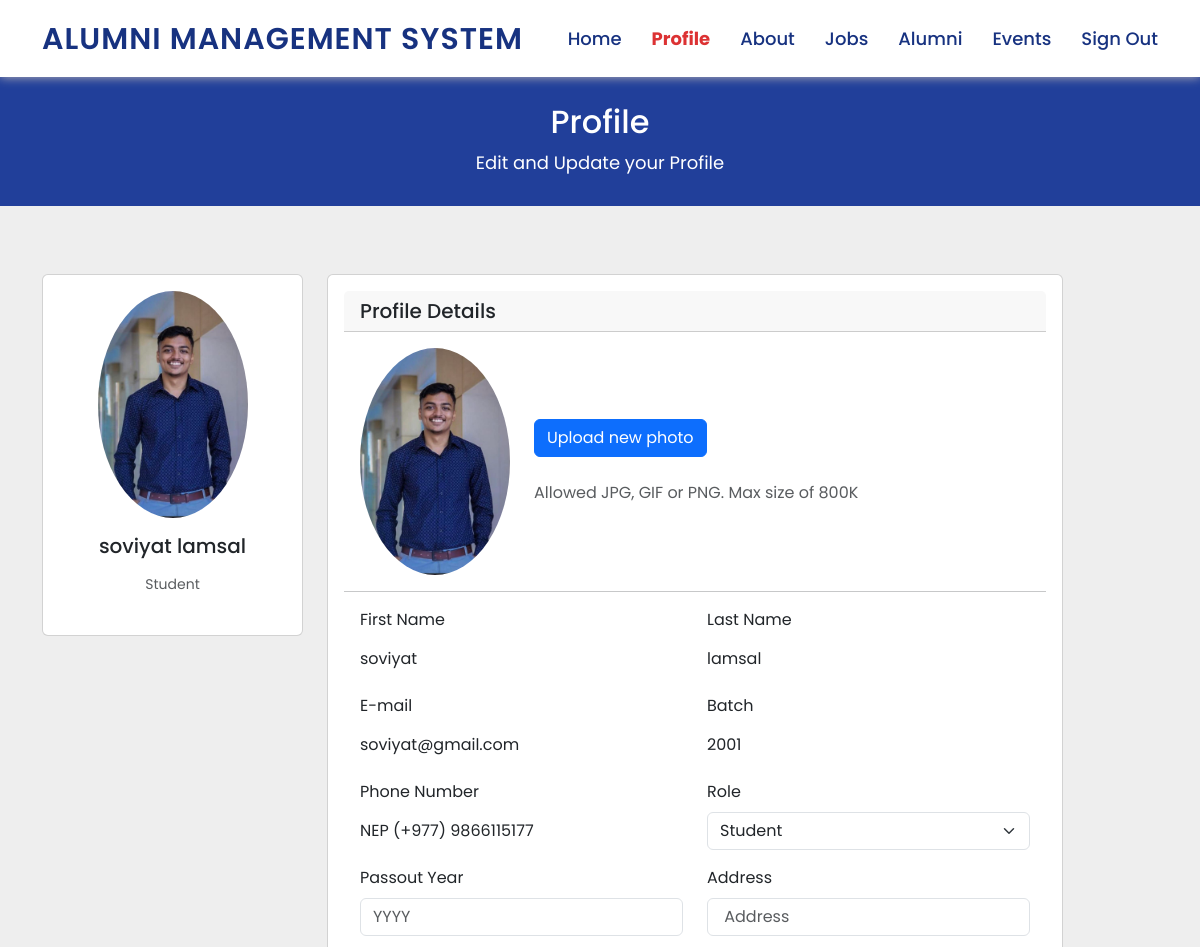
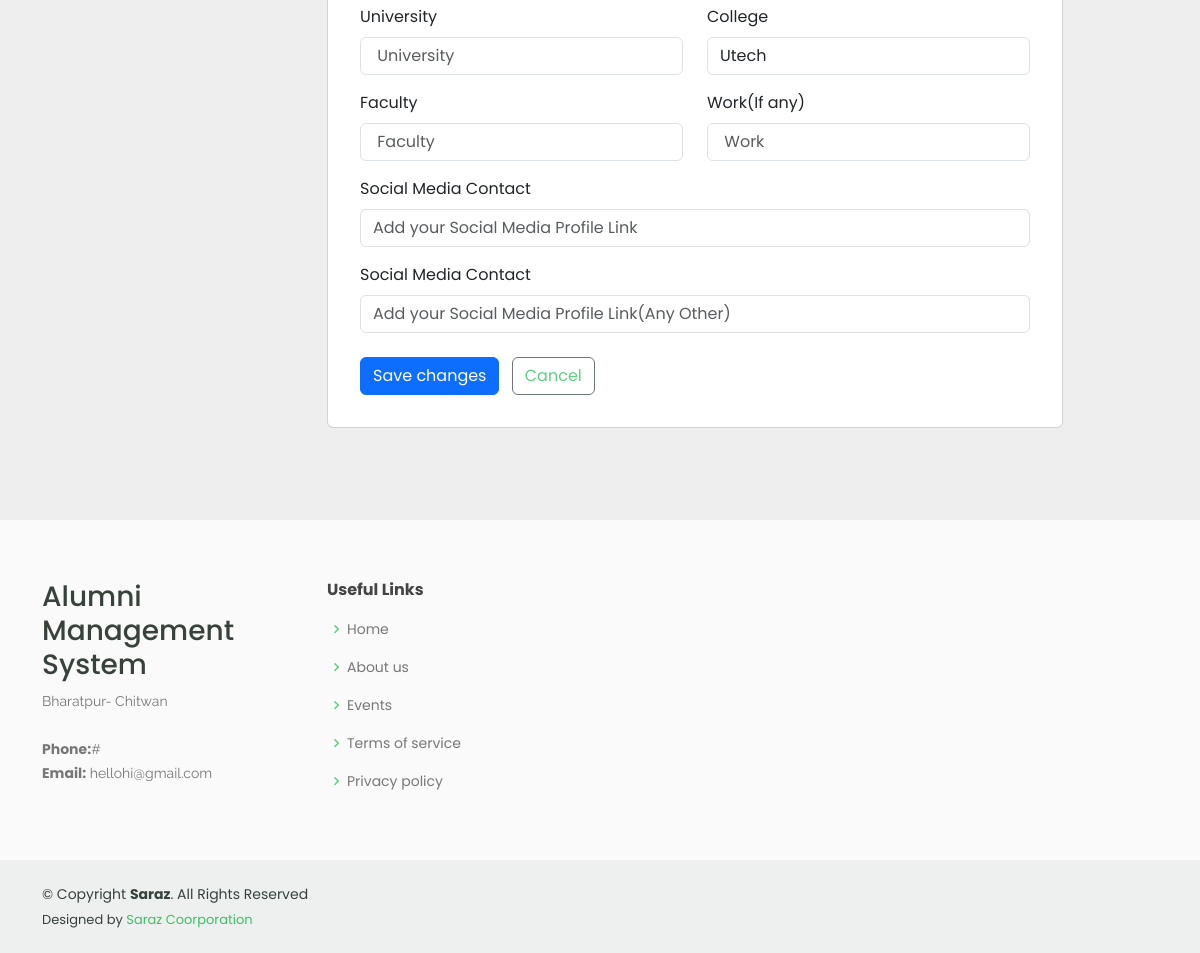
/edit-profile.php (signed in), run on the app's committed database (2 pictures, top to bottom).
### tables this page shows
CREATE TABLE `users` (
  `user_id` int(30) NOT NULL,
  `firstname` varchar(200) NOT NULL,
  `lastname` varchar(200) NOT NULL,
  `email` varchar(200) NOT NULL,
  `phone_number` varchar(15) DEFAULT NULL,
  `password` varchar(100) DEFAULT NULL,
  `role` varchar(10) NOT NULL,
  `gender` varchar(10) NOT NULL,
  `enrollment_year` year(4) DEFAULT NULL,
  `passout_year` year(4) DEFAULT NULL,
  `adddress` varchar(250) DEFAULT NULL,
  `college` varchar(250) DEFAULT NULL,
  `university` varchar(250) DEFAULT NULL,
  `faculty` varchar(250) DEFAULT NULL,
  `work` varchar(250) DEFAULT NULL,
  `user_image` varchar(255) DEFAULT '2.png',
  `date_created` date NOT NULL DEFAULT current_timestamp(),
  `scmedia1` varchar(500) DEFAULT NULL,
  `scmedia2` varchar(500) DEFAULT NULL
);

### edit-profile.php (the view, shortened to what this page needs)
<?php
include 'head/header.php';
include 'config/db.php';
$sql = "SELECT * FROM users where email='" . $_SESSION['email'] . " ' ";
$result = $conn->query($sql);
$row = $result->fetch_assoc();
?>
<main id="main">
    <div class="breadcrumbs" data-aos="fade-in">
        <div class="container">
            <h2>Profile</h2>
            <p>Edit and Update your Profile </p>
        </div>
    </div>
    <section style="background-color: #eee;">
        <div class="container py-5" data-aos="fade-up">
            <div class="row">
                <div class="col-lg-4">
                    <div class="card mb-4">
                        <div class="card-body text-center">
                            <img src="upload_images/<?= $row["user_image"] ?>" alt="avatar" class="rounded-circle img-fluid" style="width: 150px;">
                            <h5 class="my-3"><?= $row["firstname"] ?> <?= $row["lastname"] ?></h5>
                            <p class="text-muted mb-1 small"><?= $row["role"] ?></p>
                        </div>
                    </div>
                </div>
                <div class="col-lg-8">
                    <div class="card mb-4">
                        <div class="card-body">
                            <h5 class="card-header">Profile Details</h5>
                            <div class="card-body">
                                <div class="d-flex align-items-start align-items-sm-center gap-4">
                                    <img src="upload_images/<?= $row["user_image"] ?>" alt="avatar" class="rounded-circle img-fluid" style="width: 150px;">
                                    <div class="button-wrapper">
                                        <form method="POST" action="edit-profile.php" enctype="multipart/form-data">
                                            <label for="upload" class="btn btn-primary me-2 mb-4" tabindex="0">
                                                <span class="d-none d-sm-block">Upload new photo</span>
                                            </label>
                                            <p class="text-muted mb-0">Allowed JPG, GIF or PNG. Max size of 800K</p>
                                    </div>
                                </div>
                            </div>
                            <hr class="my-0" />
                            <div class="card-body">
                                <div class="row">
                                    <div class="mb-3 col-md-6">
                                        <label for="firstName" class="form-label">First Name</label>
                                        <input type="text" class="form-control-plaintext" id="inputEmail4" value="<?= $row["firstname"] ?> " readonly>
                                    </div>
                                    <div class="mb-3 col-md-6">
                                        <label for="lastName" class="form-label">Last Name</label>
                                        <input type="text" class="form-control-plaintext" id="inputEmail4" value="<?= $row["lastname"] ?> " readonly>
                                    </div>
                                    <div class="mb-3 col-md-6">
                                        <label for="email" class="form-label">E-mail</label>
                                        <input type="text" class="form-control-plaintext" id="inputPassword4" value="<?= $row["email"] ?>" required>
                                    </div>
                                    <div class="mb-3 col-md-6">
                                        <label for="inputPassword4" class="form-label">Batch</label>
                                        <input type="text" class="form-control-plaintext" id="inputPassword4" value="<?= $row["enrollment_year"] ?> " readonly>
                                    </div>
                                    <div class="mb-3 col-md-6">
                                        <label class="form-label" for="phoneNumber">Phone Number</label>
                                        <div class="input-group input-group-merge">
                                            <input type="text" name='phone_number' class="form-control-plaintext" id="inputPassword4" value="NEP (+977) <?= $row["phone_number"] ?>" readonly>
                                        </div>
                                    </div>
                                    <div class="mb-3 col-md-6">
                                        <label for="role" class="form-label">Role</label>
                                        <?php
                                        if ($row["role"] === 'Alumni') {
                                        ?> <div class="input-group input-group-merge">
                                                <input type="text" name='role' class="form-control-plaintext" id="role" value=" <?= $row["role"] ?>" readonly>
                                            </div>
                                        <?php } else {
                                        ?>
                                            <select id="role" name="role" class="select2 form-select">
                                                <option value="Student">Student</option>
                                            </select> <?php } ?>
                                    </div>
                                    <div class="mb-3 col-md-6">
                                        <label for="Passout_year" class="form-label" name="passout_year">Passout Year</label>
                                        <?php
                                        if ($row["role"] === 'Alumni') {
                                        ?> <div class="input-group input-group-merge">
                                                <input type="text" name='passout_year' class="form-control-plaintext" id="passout_year" value=" <?= $row["passout_year"] ?>" readonly>
                                            </div>
                                        <?php } else {
                                        ?>
                                            <input type="number" name="passout_year" class="form-control" placeholder="YYYY" min="1999" max="2023">
                                            <?php } ?>
                                    </div>
                                    <div class="mb-3 col-md-6">
                                        <label for="inputPassword4" class="form-label">Address</label>
                                        <input type="text" class="form-control" name="adddress" placeholder=" Address" value="<?= $row["adddress"] ?>">
                                    </div>
                                    <div class="mb-3 col-md-6">
                                        <label for="inputPassword4" class="form-label">University</label>
                                        <input type="text" class="form-control" name="university" placeholder=" University" value="<?= $row["university"] ?>">
                                    </div>
                                    <div class="mb-3 col-md-6">
                                        <label for="inputPassword4" class="form-label">College</label>
                                        <input type="text" class="form-control" name="college" placeholder=" College" value="<?= $row["college"] ?>">
                                    </div>
                                    <div class="mb-3 col-md-6">
                                        <label for="inputPassword4" class="form-label">Faculty</label>
                                        <input type="text" class="form-control" name="faculty" placeholder=" Faculty" value="<?= $row["faculty"] ?>">
                                    </div>
                                    <div class="mb-3 col-md-6">
                                        <label for="inputPassword4" class="form-label">Work(If any)</label>
                                        <input type="text" class="form-control" name="work" placeholder=" Work" value="<?= $row["work"] ?>">
                                    </div>
                                    <div class="mb-3 col-12">
                                        <label for="inputAddress2" class="form-label">Social Media Contact</label>
                                        <input type="text" class="form-control" id="inputimage" name="scmedia1" placeholder="Add your Social Media Profile Link" value="<?= $row["scmedia1"] ?>">
                                    </div>
                                    <div class="mb-3 col-12">
                                        <label for="inputAddress2" class="form-label">Social Media Contact</label>
                                        <input type="text" class="form-control" id="inputimage" name="scmedia2" placeholder="Add your Social Media Profile Link(Any Other)" value="<?= $row["scmedia2"] ?>">
                                    </div>
                                    <div class="mt-2">
                                        <button type="submit" class="btn btn-primary me-2">Save changes</button>
                                        <button type="reset" class="btn btn-outline-secondary"><a href="profile.php"> Cancel</button></a>
                                    </div>
                                </div>
                            </div>
                        </div>
                    </div>
                </div>
</main>
<?php include('head/footer.php'); ?>

### assets/css/style.css (style rules this page uses)
* { font-family: "Poppins", sans-serif; }
body { color: #444444; }
a { color: #5fcf80; text-decoration: none; }
section { padding: 20px 0; overflow: hidden; }
.breadcrumbs { margin-top: 73px; text-align: center; background-color:#213f9a; ; padding: 30px 0; color: #fff; }
.breadcrumbs h2 { font-size: 32px; font-weight: 500; }
.breadcrumbs p { font-size: 18px; margin-bottom: 0; }

### data on the page
users: user_image (picture), firstname "soviyat", lastname "lamsal", role "Student", email "soviyat@gmail.com", enrollment_year "2001", phone_number "NEP (+977) 9866115177", college "Utech"
